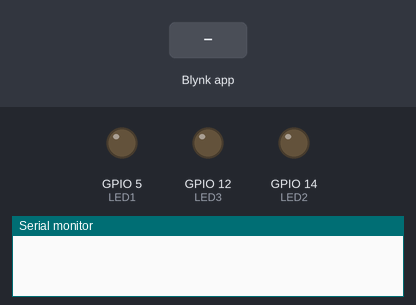
Recording of a sketch running on a simulated ESP8266 (Wemos D1 mini). Shown: output pins drawn as LEDs (lit = HIGH), the last lines printed to the serial monitor. Inputs (shaded band) come from the test bench.

Above: at 3.1 s.
3.2 s: Blynk app writes 1 to V1
At 4.1 s:
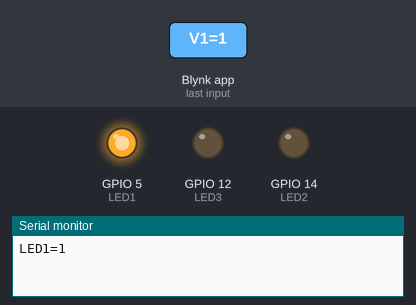
4.7 s: Blynk app writes 1 to V2
At 5.2 s:
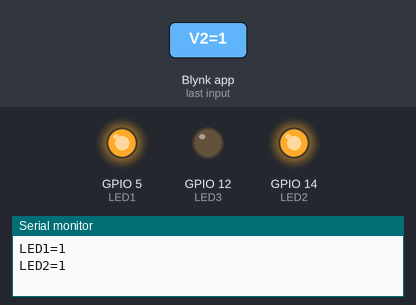
6.2 s: Blynk app writes 0 to V1
At 7.4 s:
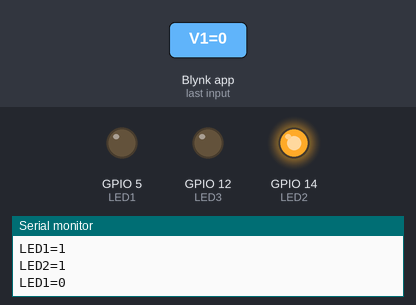
7.7 s: Blynk app writes 1 to V3
At 8.7 s:
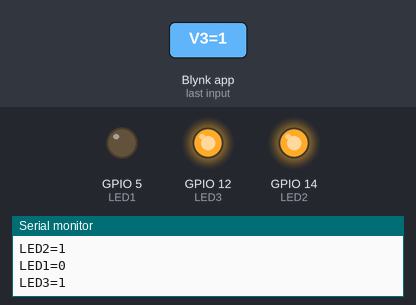
9.2 s: Blynk app writes 200 to V1
At 9.8 s:
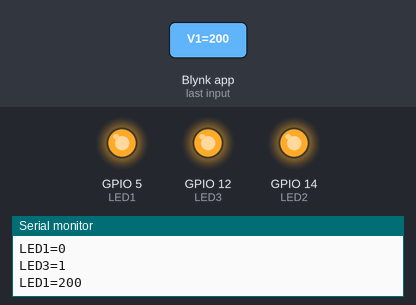
10.7 s: Blynk app writes 0 to V2
At 11.0 s:
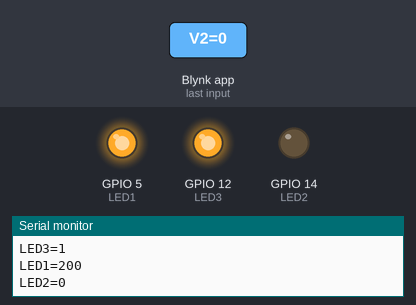
Timing chart, 0 to 13.2 s (numbered marks = the images above; inputs shaded):
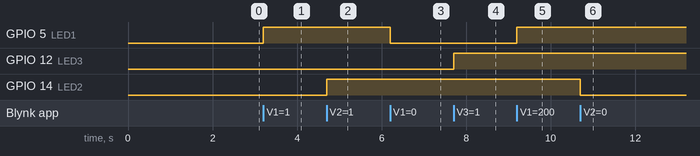

The sketch:

ep_5.ino
```cpp
// Fill-in information from your Blynk Template here
#define BLYNK_TEMPLATE_ID "TMPLnOaDh---"
#define BLYNK_DEVICE_NAME "3L---"

#define BLYNK_FIRMWARE_VERSION        "0.1.0"

#define BLYNK_PRINT Serial
//#define BLYNK_DEBUG

#define APP_DEBUG

// Uncomment your board, or configure a custom board in Settings.h
//#define USE_SPARKFUN_BLYNK_BOARD
//#define USE_NODE_MCU_BOARD
//#define USE_WITTY_CLOUD_BOARD
//#define USE_WEMOS_D1_MINI

#include "BlynkEdgent.h"
int LED1=5;
int LED2=14; //GPIO5
int LED3=12; //GPIO6
void setup()
{
Serial.begin(115200);
pinMode(LED1, OUTPUT);
pinMode(LED2, OUTPUT);
pinMode(LED3, OUTPUT);
delay(100);

 BlynkEdgent.begin();
}

void loop() {
  BlynkEdgent.run();
}
BLYNK_WRITE(V1){
int val1=param.asInt();
Serial.print("LED1=");
Serial.println(param.asInt());
if (param.asInt()){
digitalWrite(LED1, val1);
} else {
digitalWrite(LED1, val1);
}
}
BLYNK_WRITE(V2){
int val2=param.asInt();
Serial.print("LED2=");
Serial.println(param.asInt());
if (param.asInt()){
digitalWrite(LED2, val2);
} else {
digitalWrite(LED2, val2);
}
}
BLYNK_WRITE(V3){
int val3=param.asInt();
Serial.print("LED3=");
Serial.println(param.asInt());
if (param.asInt()){
digitalWrite(LED3, val3);
} else {
digitalWrite(LED3, val3);
}
}
```

Measured:
- after the input at 3.2 s, GPIO 5 (LED1): LOW → HIGH at once
- after the input at 4.7 s, GPIO 14 (LED2): LOW → HIGH at once
- after the input at 6.2 s, GPIO 5 (LED1): HIGH → LOW at once
- after the input at 7.7 s, GPIO 12 (LED3): LOW → HIGH at once
- after the input at 9.2 s, GPIO 5 (LED1): LOW → HIGH at once
- after the input at 10.7 s, GPIO 14 (LED2): HIGH → LOW at once
